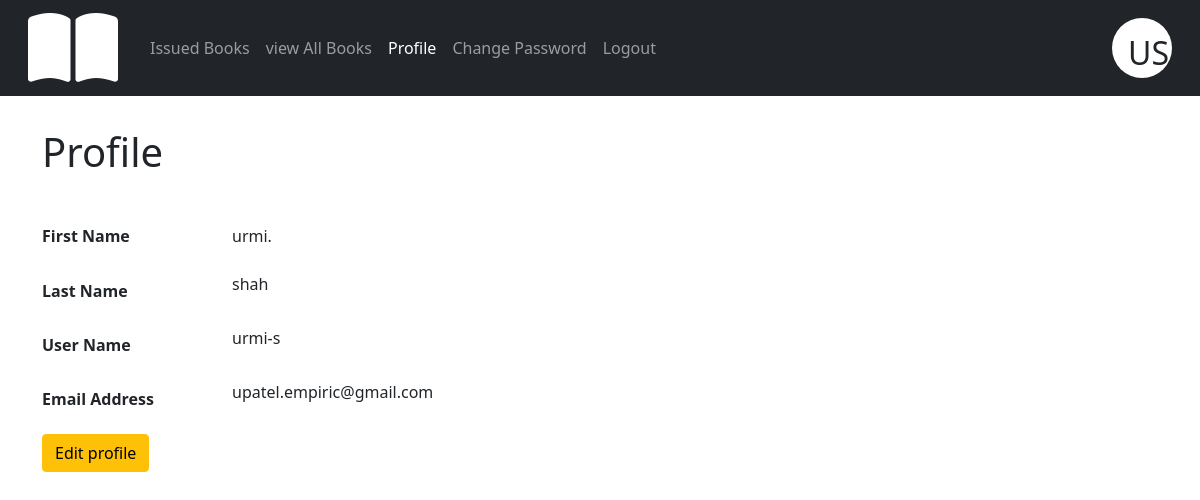
Screenshot of /profile/ (signed in) with the database file from the repository.
### BookManagementApp/models.py (models this page shows, shortened)
class User(AbstractUser):
    email = models.EmailField(('email address'), unique=True)
    USERNAME_FIELD = 'email'
    REQUIRED_FIELDS = []

### BookManagementApp/views.py (the view, shortened to what this page needs)
# urls.py: path('profile/',profile,name="profile"),
@login_required
def profile(request):
    if request.method == "GET":
        user = request.user
        return render(request,"profile.html",{"user":user})

### templates/profile.html (shortened to what this page needs)
{% if request.user.is_superuser  %}
{% include 'adminnavbar.html' %}
{%else%}
{% include 'studentnavbar.html' %}
{% endif %}
{% load static %}
{% block body %}
    <div class="container">
        <h1 class="mb-5" style="padding-top: 2rem">Profile</h1>
        <div class="row mb-3">
            <label for="firstname" class="col-sm-2  font-weight-bold ">First Name</label>
            <div class="col-sm-10">
                <span class="spandata">{{user.first_name}}</span>
            </div>
        </div>
        <div class="row mb-3">
            <label for="lastname" class="col-sm-2 col-form-label font-weight-bold">Last Name</label>
            <div class="col-sm-10">
                <span class="spandata">{{user.last_name}}</span>
            </div>
        </div>
        <div class="row mb-3">
            <label for="username" class="col-sm-2 col-form-label font-weight-bold">User Name</label>
            <div class="col-sm-10">
                <span class="spandata">{{request.user.username}}</span>
            </div>
        </div>
        <div class="row mb-3">
            <label for="email" class="col-sm-2 col-form-label font-weight-bold">Email Address</label>
            <div class="col-sm-10">
                <span class="spandata">{{user.email}}</span>
            </div>
        </div>
        <div class="row mb-3">
            <div class="col-sm-10">
                <button class="btn btn-warning" id='update_profile' onclick='updateprofile()' >Edit profile</button>
            </div>
        </div>
    </div>
{% endblock %}

### templates/studentnavbar.html (shortened to what this page needs)
<!doctype html>
<html lang="en">
  <head>
    <link rel="stylesheet" href="https://cdnjs.cloudflare.com/ajax/libs/font-awesome/6.4.0/css/all.min.css" />
    <link rel="stylesheet" href="https://cdn.jsdelivr.net/npm/bootstrap@4.0.0/dist/css/bootstrap.min.css">
    <link href="https://cdn.jsdelivr.net/npm/bootstrap@5.0.2/dist/css/bootstrap.min.css" rel="stylesheet">
  </head>
  <body>
      <nav class="navbar navbar-expand-md bg-dark navbar-dark">
        <div class="container-fluid">
          <i class="fa-solid fa-book-open fa-5x px-8" style="color:white"></i>
          <div class="collapse navbar-collapse" id="collapsibleNavbar">
            <div class="navbar-nav px-4 ">
              <a class="nav-link" aria-current="page" href="/viewbooks/">Issued Books</a>
              <a class="nav-link" aria-current="page" href="/books/">view All Books</a>
              <a class="nav-link" href="/profile/">Profile</a>
              <a class="nav-link" href="/changepassword/">Change Password</a>
              <a type="button" class="nav-link" data-bs-toggle="modal" data-bs-target="#exampleModal">Logout</a>
            </div>
          </div>
          <div class="test rounded-circle">
            <div class="m-3 h2">
              {{request.user.first_name.0|capfirst}}{{request.user.last_name.0|capfirst}}
            </div>
          </div>
        </div>
      </nav>
  </body>
</html>

### templates/studentnavbar.html (style rules this page uses)
.active { color: #fff; }
.test { width: 60px; height: 60px; background-color: white; }

### rows the page displays
User: user.first_name.0 "U", user.last_name.0 "S", first_name "urmi.", last_name "shah", user.username "urmi-s", email "upatel.empiric@gmail.com"
